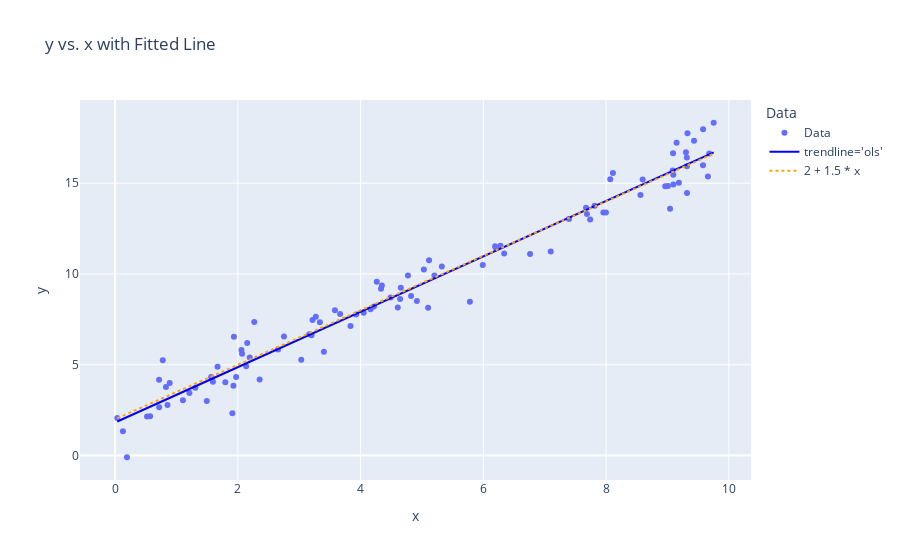

The code cell stored with this chart in its notebook:
### Code cell
import numpy as np
import scipy.stats as stats
import plotly.graph_objects as go

# Define parameters
n = 100  # number of data points
beta0 = 2  # intercept
beta1 = 1.5  # slope
sigma = 1  # standard deviation of errors

# Generate predictor variable (x) from a uniform distribution
x = stats.uniform.rvs(0, 10, size=n)

# Generate error terms from a normal distribution
errors = stats.norm.rvs(0, sigma, size=n)
# Generate outcome variable (y) using the theoretical linear model
y = beta0 + beta1 * x + errors

# Visualization of the data and the true regression line
fig = go.Figure()

# Scatter plot of the data points (x, y)
fig.add_trace(go.Scatter(x=x, y=y, mode='markers', name='Data'))

# Add the true theoretical line (without noise)
x_line = np.array([x.min(), x.max()])
y_line = beta0 + beta1 * x_line

# Combine x and y into a pandas DataFrame
df = pd.DataFrame({'x': x, 'y': y})

# Specify and fit the OLS regression model
model_data_specification = smf.ols("y ~ x", data=df)  # Specifies the linear model y ~ x
fitted_model = model_data_specification.fit()  # Fits the model to the data

# Model summary and parameters
fitted_model.summary()  # Provides a detailed summary of the regression results
fitted_model.summary().tables[1]  # Provides the coefficient table
fitted_model.params  # Provides the estimated intercept and slope
fitted_model.params.values  # Array of the estimated intercept and slope values
fitted_model.rsquared  # Provides the R-squared value of the model

# Create a scatter plot of the data and add the fitted model line
df['Data'] = 'Data'  # Hack to add the data label to the legend
fig = px.scatter(df, x='x', y='y', color='Data', title='y vs. x with Fitted Line')

# Add the fitted regression line from the OLS model
fig.add_scatter(x=df['x'], y=fitted_model.fittedvalues,
                line=dict(color='blue'), name="trendline='ols'")


# Adding the theoretical line from Question 1
x_range = np.array([df['x'].min(), df['x'].max()])
y_line = beta0 + beta1 * x_range  # y = beta0 + beta1 * x

# Add the theoretical line (dotted and orange) to the plot
fig.add_scatter(x=x_range, y=y_line, mode='lines',
                name=str(beta0)+' + '+str(beta1)+' * x', 
                line=dict(dash='dot', color='orange'))

# Show the updated plot with both the fitted and theoretical lines
fig.show()

### Figure 1 — Plotly figure (JSON) as saved in the notebook; plotly's stock layout.template omitted (floating-point values rounded to 4 significant figures)
{"data": [{"hovertemplate": "Data=Data<br>x=%{x}<br>y=%{y}<extra></extra>", "legendgroup": "Data", "marker": {"color": "#636efa", "symbol": "circle"}, "mode": "markers", "name": "Data", "orientation": "v", "showlegend": true, "type": "scatter", "x": [0.571, 1.105, 2.194, 4.644, 4.333, 7.997, 7.395, 4.263, 3.337, 3.165, 7.74, 0.5207, 0.1282, 7.955, 4.771, 1.309, 2.356, 9.325, 8.595, 7.098, 4.822, 5.203, 9.752, 9.658, 2.153, 8.111, 1.972, 2.135, 6.761, 4.05, 9.315, 0.8901, 5.115, 9.185, 9.041, 1.565, 3.666, 6.191, 1.594, 9.68, 9.147, 1.67, 1.212, 0.8541, 9.094, 1.936, 4.163, 4.489, 5.99, 0.7174, 2.268, 9.315, 9.084, 7.813, 0.194, 3.27, 6.28, 2.752, 9.096, 6.339, 0.7191, 9.09, 9.578, 0.7771, 5.324, 3.034, 3.928, 1.797, 5.781, 9.58, 5.031, 0.8291, 6.2, 3.402, 8.559, 4.347, 1.928, 1.911, 7.688, 2.656, 7.672, 2.059, 3.217, 4.655, 9.432, 9.317, 2.069, 3.582, 1.494, 5.1, 4.606, 9.008, 9.3, 3.836, 4.917, 8.962, 8.067, 0.03656, 3.201, 4.218], "xaxis": "x", "y": [2.17, 3.041, 5.398, 8.62, 9.187, 13.38, 13.04, 9.579, 7.347, 6.687, 13.01, 2.148, 1.342, 13.39, 9.913, 3.741, 4.184, 17.76, 15.21, 11.24, 8.792, 9.916, 18.33, 15.38, 6.205, 15.57, 4.33, 4.926, 11.11, 7.872, 15.94, 3.995, 10.76, 15.03, 13.59, 4.327, 7.793, 11.54, 4.064, 16.65, 17.24, 4.886, 3.444, 2.781, 15.47, 6.541, 8.061, 8.713, 10.5, 4.175, 7.361, 16.42, 15.71, 13.76, -0.09329, 7.65, 11.55, 6.556, 14.93, 11.12, 2.668, 16.66, 15.99, 5.248, 10.42, 5.275, 7.764, 4.043, 8.477, 17.97, 10.25, 3.777, 11.47, 5.721, 14.36, 9.362, 3.841, 2.335, 13.3, 5.842, 13.64, 5.817, 7.463, 9.241, 17.34, 14.46, 5.608, 8.0, 3.001, 8.147, 8.163, 14.85, 16.7, 7.139, 8.52, 14.83, 15.22, 2.068, 6.622, 8.217], "yaxis": "y"}, {"line": {"color": "blue"}, "name": "trendline='ols'", "type": "scatter", "x": [0.571, 1.105, 2.194, 4.644, 4.333, 7.997, 7.395, 4.263, 3.337, 3.165, 7.74, 0.5207, 0.1282, 7.955, 4.771, 1.309, 2.356, 9.325, 8.595, 7.098, 4.822, 5.203, 9.752, 9.658, 2.153, 8.111, 1.972, 2.135, 6.761, 4.05, 9.315, 0.8901, 5.115, 9.185, 9.041, 1.565, 3.666, 6.191, 1.594, 9.68, 9.147, 1.67, 1.212, 0.8541, 9.094, 1.936, 4.163, 4.489, 5.99, 0.7174, 2.268, 9.315, 9.084, 7.813, 0.194, 3.27, 6.28, 2.752, 9.096, 6.339, 0.7191, 9.09, 9.578, 0.7771, 5.324, 3.034, 3.928, 1.797, 5.781, 9.58, 5.031, 0.8291, 6.2, 3.402, 8.559, 4.347, 1.928, 1.911, 7.688, 2.656, 7.672, 2.059, 3.217, 4.655, 9.432, 9.317, 2.069, 3.582, 1.494, 5.1, 4.606, 9.008, 9.3, 3.836, 4.917, 8.962, 8.067, 0.03656, 3.201, 4.218], "y": [2.691, 3.506, 5.167, 8.905, 8.431, 14.02, 13.1, 8.325, 6.911, 6.648, 13.63, 2.614, 2.015, 13.96, 9.1, 3.816, 5.414, 16.05, 14.94, 12.65, 9.178, 9.759, 16.7, 16.56, 5.104, 14.2, 4.829, 5.078, 12.14, 7.999, 16.03, 3.177, 9.625, 15.84, 15.62, 4.208, 7.414, 11.27, 4.252, 16.59, 15.78, 4.367, 3.668, 3.123, 15.7, 4.774, 8.172, 8.669, 10.96, 2.914, 5.279, 16.03, 15.68, 13.74, 2.115, 6.809, 11.4, 6.019, 15.7, 11.49, 2.916, 15.69, 16.43, 3.005, 9.943, 6.448, 7.814, 4.561, 10.64, 16.44, 9.496, 3.084, 11.28, 7.011, 14.88, 8.452, 4.762, 4.735, 13.55, 5.872, 13.53, 4.961, 6.728, 8.922, 16.21, 16.04, 4.976, 7.286, 4.099, 9.601, 8.848, 15.56, 16.01, 7.672, 9.323, 15.5, 14.13, 1.875, 6.703, 8.255]}, {"line": {"color": "orange", "dash": "dot"}, "mode": "lines", "name": "2 + 1.5 * x", "type": "scatter", "x": [0.03656, 9.752], "y": [2.055, 16.63]}], "layout": {"legend": {"title": {"text": "Data"}, "tracegroupgap": 0}, "title": {"text": "y vs. x with Fitted Line"}, "xaxis": {"anchor": "y", "domain": [0, 1], "title": {"text": "x"}}, "yaxis": {"anchor": "x", "domain": [0, 1], "title": {"text": "y"}}}}
